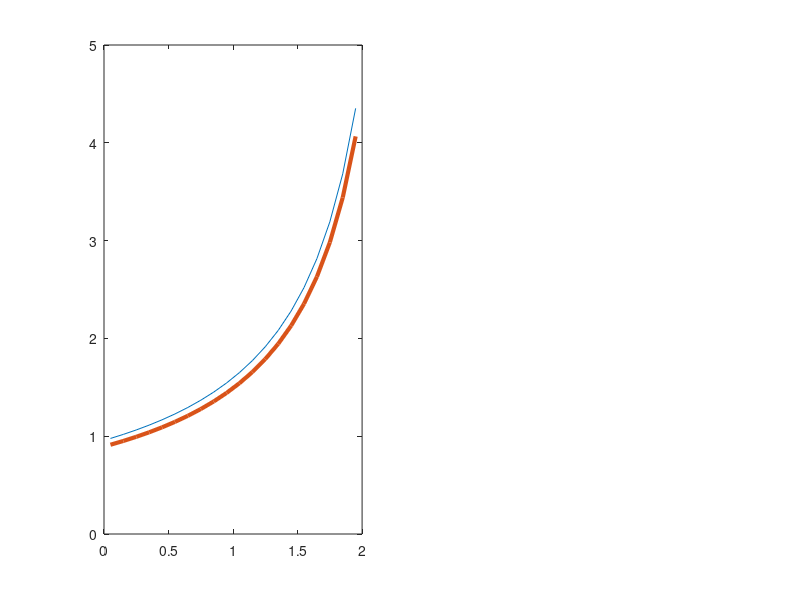

Source code (MATLAB): (Note: this script raises an error after producing the figure.)
close all
clear 
clc

%% Data

L=2;       %[m]
rho=1;     %[kg/m^3]
A_in=0.5;  %[m^2]
A_out=0.1; %[m^2]
p_0=10;    %[Pa]
p_out=0;   %[Pa]  NB: pressure is relative

%% Grid
N=21;  % 100 is a perfect value
n=N-1;
x_p=linspace(0,L,N);
x_u=linspace(x_p(2)/2,L-x_p(2)/2,n);
x_p=x_p';
x_u=x_u';


A_p=zeros(N,1);
A_u=zeros(n,1);
A=@(x) A_in + ((A_out- A_in)/L * x);
A_p=A(x_p);
A_u=A(x_u);

%% Initialize velocity and pressure
u_old=zeros(n,1);
p=zeros(N,1);

m=1;   %[kg/s]   initial guess for mass flow rate
u_old=m./(rho*A_u);
p=p_0-(p_0-p_out).*x_p/L;

%% solve the problem
alpha_p= 0.1;%0.19697;   % under-relaxation coefficient-> to be tuned. 0.02 is a perfect value
alpha_u=0.1; %1.59798;   % under-relaxation coefficient-> to be tuned. 0.02 is a perfect value
it=0;
toll_u=1e-6;
toll_p=1e-6;
it_max=1000;
r_u=10;
r_p=10;
r_p_vect = [];
r_u_vect = [];

while ((r_u>toll_u && r_p>toll_p) && (it<it_max))  % controllare sta condizione 

    % Solve system Mu*u=b
    M_u=zeros(n);
    b_u=zeros(n,1);

   
    for i=2:n-1
        M_u(i,i)=rho*(u_old(i)+u_old(i+1))/2*A_p(i+1);
        M_u(i,i-1)=-rho*(u_old(i-1)+u_old(i))/2*A_p(i);
        b_u(i)=(p(i)-p(i+1))*A_u(i);
    end

    %CV1
    F_a=rho*u_old(1)*A_u(1);
    F_b=rho*(u_old(1)+u_old(2))/2*A_p(2);
    M_u(1,1)=F_b+F_a/2*(A_u(1)/A_p(1))^2;
    b_u(1)=(p_0-p(2))*A_u(1)+F_a*A_u(1)/A_p(1)*u_old(1);

    %CVn
    M_u(n,n)=rho*u_old(n)*A_u(n);
    M_u(n,n-1)=-rho*(u_old(n-1)+u_old(n))/2*A_p(N-1);
    b_u(n)=(p(N-1)-p(N))*A_u(n);

    u=M_u\b_u;


    % Solve system Mp*p'=b
    M_p=zeros(N);
    b_p=zeros(N,1);
    d_u=zeros(n,1);

    for i=1:n   %need a bit of explanation
        d_u(i)=A_u(i)/M_u(i,i);
    end

    for i=2:N-1
        a_W=rho*d_u(i-1)*A_u(i-1);
        a_E=rho*d_u(i)*A_u(i);
        M_p(i,i)=a_W+a_E;
        M_p(i,i-1)=-a_W;
        M_p(i,i+1)=-a_E;
        b_p(i)=rho*(A_u(i-1)*u(i-1)-A_u(i)*u(i));
    end

    %CV1
    M_p(1,1)=1;
    b_p(1)=0;

    %CVN
    M_p(N,N)=1;
    b_p(N)=0;

    p_first=M_p\b_p;

    % correct pressure and velocity
    u_calc=zeros(n,1);
    p_calc=zeros(N,1);
    for i=1:n
        u_calc(i)=u(i)+d_u(i)*(p_first(i)-p_first(i+1));
        if i>1
            p_calc(i)=p(i)+p_first(i);
        else
            p_calc(1)=p_0-rho/2*(u_calc(1)*A_u(1)/A_p(1))^2;
        end
    end

    %calculate relative residuals

    r_u=norm(M_u*u_calc-b_u)/norm(diag(M_u).*u_calc);
    r_p=norm(b_p);
    
    r_u_vect = [r_u_vect; r_u];
    r_p_vect = [r_p_vect; r_p];
    %update the values
    u_new=alpha_u*u_calc+(1-alpha_u)*u_old;
    p_new=alpha_p*p_calc+(1-alpha_p)*p;

    u_old=u_new;
    p=p_new;

    it=it+1;

end


% %% plot
% 
% figure
% plot(x_p,p_new,'Linewidth',2)
% title('pressure')
% 
% figure
% plot(x_u,u_new,'Linewidth',2)
% title('velocity')

%% Print relevant values

mean_m = mean(rho*u_new.*A_u);
m_in = rho*u_new(1)*A_in;
m_out = rho*u_new(end)*A_out;
check = (m_in - m_out)/mean_m;
fprintf("The final global mass balance is %.2f\n", check);
fprintf("Number of nodes: %d\n", N);
fprintf("Under-relaxation coefficients: \\alpha u = %.2f, \\alpha p = %.2f\n ", alpha_u, alpha_p)


%% Exact solution and plot

u_exact= A_out./A_u*sqrt(2*p_0/rho);
p_exact= p_0.*(1-(A_out./A_p).^2);

figure
subplot(1,2,1)
plot(x_u,u_new,x_u,u_exact,'Linewidth',3)
title('Velocity', "Interpreter","latex", FontSize=20)
legend('Numerical solution','Exact solution', "interpreter", "latex", fontsize=20)
xlabel('x [m]', "Interpreter","latex", FontSize=20)
ylabel('v [m/s]', "Interpreter","latex", FontSize=20)
grid on
set(gca,'FontSize',15)

subplot(1,2,2)
plot(x_p,p_new,x_p,p_exact,'Linewidth',3)
title('Pressure', "Interpreter","latex", Fontsize=20)
legend('Numerical solution','Exact solution', "interpreter", "latex", fontsize=20)
xlabel('x [m]', "Interpreter","latex", FontSize=20)
ylabel('P [Pa]', "Interpreter","latex", fontsize=20)
grid on
set(gca,'FontSize',15)



%% Plot residuals

figure;

subplot(1,2,1)

plot(r_u_vect, "Linewidth", 3);
title("Residual of momentum equation", "interpreter", "latex", fontsize=20)
grid on
xlabel("Iteration", "Interpreter","latex", fontsize=20);
ylabel("Residual \(r_u\)", "Interpreter","latex", FontSize=20);
set(gca,'FontSize',15)


subplot(1,2,2)
plot(r_p_vect, "LineWidth",3);
title("RHS of pressure correction equation", "interpreter", "latex", FontSize=20);
grid on
xlabel("Iteration", "Interpreter","latex", FontSize=20);
ylabel("RHS \(r_p\)", "Interpreter","latex", FontSize=20);
set(gca,'FontSize',15)


%% Relative errors for final u, p and and flow rate

% relative error for final u
err_u = abs(u_new(end) - u_exact(end));
err_u = err_u / u_exact(end);

% relative error for final p (too small numbers, it should be zero)
err_p = abs(p_new(end) - p_exact(end));
err_p = err_p / abs(p_exact(end));

% relative error for final flow rate
m_exact = A_out * sqrt(2 * rho * p_0);
err_m = abs(m_out - m_exact);
err_m = err_m / m_exact;
